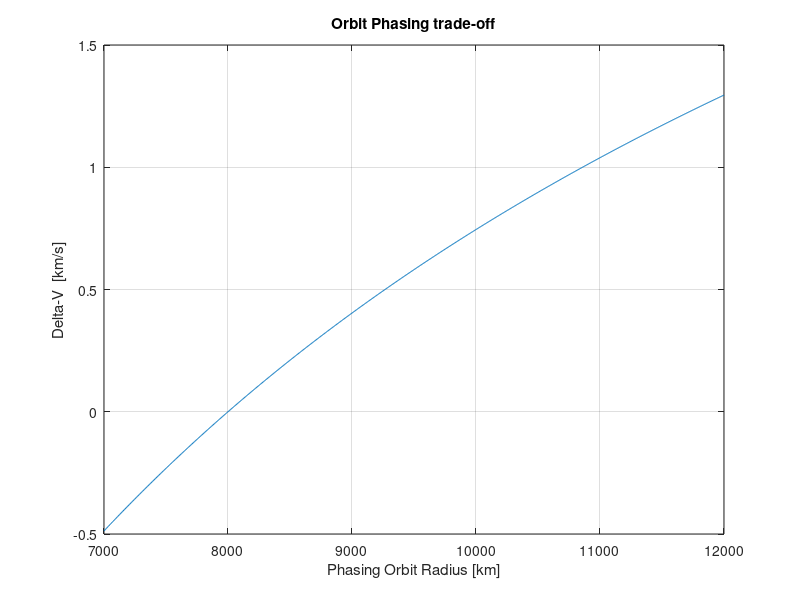

MATLAB code to generate this figure: (Note: this script raises an error after producing the figure.)
%%% Coplanar Rendezvous Simulator %%%
%% 
%Author: Marco Casanova Álvarez     -     University of Vigo
%Date: 17/09/2020
% The following script can be use to study the trade-off between wait time and
% DeltaV for a coplanar rendezvouz for any orbit in any planet. DeltaV
% estimated is for Chemical Propulsion, using a Hohmann transfer, but can
% be change in the code for Electrical Propulsion (in that case it would be
% needed as well a change in the TOF of the maneuver). 

% The input parameters are the orbit of the rendezvous, the orbit of the
% spacecrafts who wants to perform the rendezvous (or a range to study the
% variations of DeltaV and Wait time), the standard gravitational parameter
% of the planet and the initial angle between both vehicles.

% NOTE: Wait time for the same orbit is infinit. To represent well the wait
% time, a ylim in the plot was added.

%Script based on the equations of "Maneuvering In Space" - FAA

%% INPUTS

R_interceptor = linspace(7000,12000,1000); %Range or value of the radius of the orbit of the interceptor [km]
R_target = 8000;                           %Radius of the orbit of the target [km]
ang_init = pi;                              %Initial angle between spacecrafts [rad]
mu = 3.986e5;                              %Standard gravitational parameter for Earth [km^3/s^2] 

%% OPERATIONS

a_transfer = (R_interceptor + R_target) / 2;     %km
TOF = pi * sqrt(a_transfer.^3/mu);               %s
omega_interceptor = sqrt(mu./R_interceptor.^3);  %rad/s
omega_target = sqrt(mu/R_target.^3);             %rad/s
alpha = omega_target * TOF;                      %rad
ang_final = pi - alpha;                          %rad
Wait_time = (ang_final - ang_init)./(omega_target - omega_interceptor);
Wait_time_hr = Wait_time /1200;
Wait_time_day = Wait_time /(1200*24);
v_init = sqrt(mu./R_interceptor);                %km/s
v_target = sqrt(mu./R_target);                   %km/s
deltav = v_target-v_init;                        %km/s

%% PLOT
figure
set(gca,'FontSize',10);
plot(R_interceptor,deltav)
grid on
hold on
xlabel('Phasing Orbit Radius [km]')
ylabel('Delta-V  [km/s]')
title('Orbit Phasing trade-off')
yyaxis right
plot(R_interceptor, Wait_time_day)
ylim([-50 50])
ylabel('Wait time [days]')
xline(R_target)
legend('Delta-V','Wait Time','Target Orbit')
hold off

